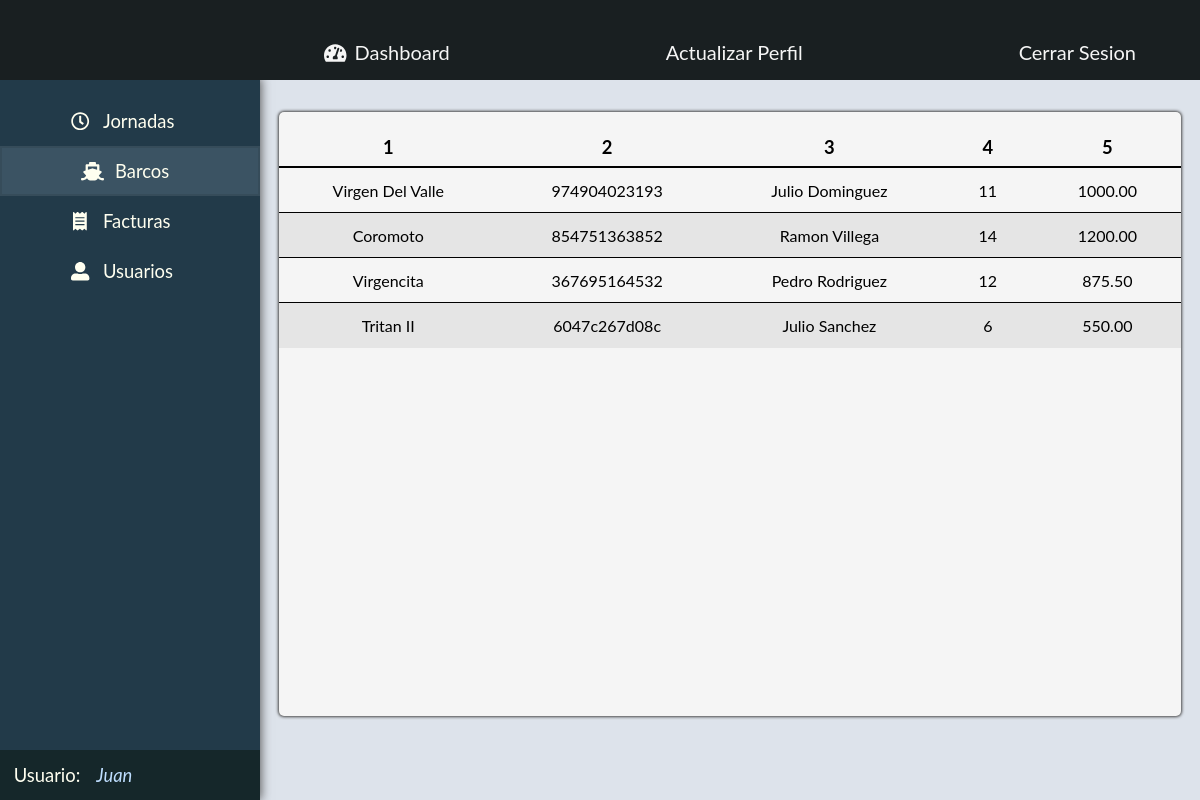
/views/staff/data-display.php?table=barcos (signed in), run on the app's committed database.
### tables this page shows
CREATE TABLE IF NOT EXISTS `barcos` (
  `Id` int(11) NOT NULL AUTO_INCREMENT,
  `Nombre` varchar(50) NOT NULL,
  `Codigo` varchar(12) NOT NULL,
  `Titular` varchar(50) NOT NULL,
  `Cantidad_Tripulantes` int(11) NOT NULL,
  `Capacidad_Carga` decimal(10,2) NOT NULL,
  PRIMARY KEY (`Id`),
  UNIQUE KEY `Codigo` (`Codigo`),
  UNIQUE KEY `Nombre` (`Nombre`)
);

### config/conexion.php (called while the page is built, shortened)
<?php
class Conexion
{
  public function __construct()
  {
    try {
      $this->conexionBD = new PDO("mysql:host=localhost;dbname=amne", "root", "");
    } catch (Exception $e) {
      echo "No se ha podido conectar a la Base de Datos. "
        . "ERROR: " . $e->getMessage();
    }
  }
}

### models/Boats.php (called while the page is built, shortened)
<?php
require_once('../../config/conexion.php');
class Boat extends Conexion
{
  public function read($id = "")
  {
    $query = "SELECT * FROM barcos";
    $resultado = $this->conexionBD->prepare($query);
    $resultado->execute();
    return $resultado->fetchAll();
  }
}

### views/staff/data-display.php (the view, shortened to what this page needs)
<?php
switch ($_GET['table']) {
  case 'barcos':
    require_once('../../models/Boats.php');
    $query = new Boat();
    if (isset($_GET['query'])) {
      $response = $query->getLatest();
    } else {
      $response = $query->read();
    }
    break;
}
$db_headers = array();
for ($i = 2; $i < @sizeof($response[0]); $i += 2) {
  array_push($db_headers, array_keys($response[0])[$i]);
}
?>
<!DOCTYPE html>
<html lang="en">
<head>
  <link rel="stylesheet" href="../../assets/css/cms/mode/view.css" />
</head>
<body>
  <?php require_once('../../components/cms/cms-header.php') ?>
  <main>
    <?php require_once('../../components/cms/cms-sidebar.php') ?>
    <article class="container">
      <article class="wrapper view-mode" id="data-display">
        <table>
          <thead>
            <tr>
              <?php
              foreach ($db_headers as $header) {
                echo '<th>' . $header . '</th>';
              }
              ?>
            </tr>
          </thead>
          <tbody>
            <?php
            if (@$response[0]) {
              foreach ($response as $data) {
                echo '<tr>';
                foreach ($db_headers as $header) {
                  if ($data[$header] == '') {
                    echo '<td>Sin Registrar</td>';
                  } else {
                    echo '<td>' . $data[$header] . '</td>';
                  }
                }
                echo '</tr>';
              }
            } else {
              echo '<tr>';
              echo '<td style="font-size:1.75rem;">No hay datos registrados</td>';
              echo '</tr>';
            }
            ?>
          </tbody>
        </table>
      </article>
    </article>
  </main>
</body>
</html>

### assets/css/cms/mode/view.css (style rules this page uses)
table { width: 100%; text-align: center; border-spacing: 0; }
table thead { font-size: 1.15rem; }
table thead th { padding: 1.5rem 1.5rem 0.5rem; }
table tbody td { padding: 0.5rem 1.5rem; height: 45px; max-width: 200px; white-space: nowrap; overflow: hidden; text-overflow: ellipsis; }
th { border-bottom: 2px solid #000; }
tbody tr:not(:last-child) td { border-bottom: 1px solid #000; }
tbody tr:nth-of-type(even) { background: rgba(207, 206, 206, 0.432); }

### assets/css/global.css (style rules this page uses)
html, body { margin: 0; padding: 0; }
* { box-sizing: border-box; }
body { font-family: 'Lato', sans-serif; }

### assets/css/cms/cms-sidebar.css (style rules this page uses)
main { display: flex; }

### assets/css/cms/cms-display-data-box.css (style rules this page uses)
article.container { width: calc(100% - 260px); max-height: calc(100vh - 5rem); background-color: #dde3eb; overflow-y: scroll; padding: 2rem 0; }
main article.container article.wrapper { width: 92%; min-height: 92%; background-color: whitesmoke; border-radius: 5px; padding: 3rem 4rem; box-shadow: 0 0px 3px 1px rgb(68, 68, 68); margin: auto; }
main article.container article.wrapper.view-mode { overflow-x: scroll; padding: 0; }
@media only screen and (max-width: 1300px) { main article.container article.wrapper { width: 96%; } }

### data on the page
barcos: Nombre "Virgen Del Valle", Codigo "974904023193", Titular "Julio Dominguez", Cantidad_Tripulantes "11", Capacidad_Carga "1000.00"
barcos: Nombre "Coromoto", Codigo "854751363852", Titular "Ramon Villega", Cantidad_Tripulantes "14", Capacidad_Carga "1200.00"
barcos: Nombre "Virgencita", Codigo "367695164532", Titular "Pedro Rodriguez", Cantidad_Tripulantes "12", Capacidad_Carga "875.50"
barcos: Nombre "Tritan II", Codigo "6047c267d08c", Titular "Julio Sanchez", Cantidad_Tripulantes "6", Capacidad_Carga "550.00"

### other printed values
$_SESSION['nombre'] "Juan"
$header "1"
$header "2"
$header "3"
$header "4"
$header "5"
